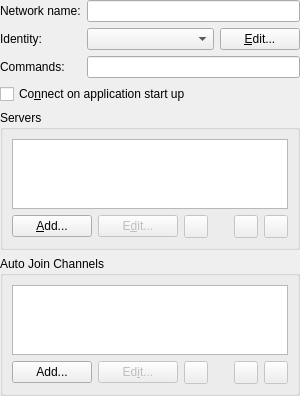
<?xml version="1.0" encoding="UTF-8"?>
<ui version="4.0">
 <class>ServerGroupDialogUI</class>
 <widget class="QWidget" name="ServerGroupDialogUI">
  <property name="geometry">
   <rect>
    <x>0</x>
    <y>0</y>
    <width>300</width>
    <height>390</height>
   </rect>
  </property>
  <layout class="QGridLayout" name="gridLayout_3">
   <property name="margin">
    <number>0</number>
   </property>
   <item row="0" column="0">
    <widget class="QLabel" name="m_networkLabel">
     <property name="sizePolicy">
      <sizepolicy hsizetype="Maximum" vsizetype="Preferred">
       <horstretch>0</horstretch>
       <verstretch>0</verstretch>
      </sizepolicy>
     </property>
     <property name="text">
      <string>Network name:</string>
     </property>
     <property name="wordWrap">
      <bool>false</bool>
     </property>
     <property name="buddy">
      <cstring>m_nameEdit</cstring>
     </property>
    </widget>
   </item>
   <item row="2" column="0">
    <widget class="QLabel" name="m_identityLabel">
     <property name="sizePolicy">
      <sizepolicy hsizetype="Maximum" vsizetype="Preferred">
       <horstretch>0</horstretch>
       <verstretch>0</verstretch>
      </sizepolicy>
     </property>
     <property name="text">
      <string>Identity:</string>
     </property>
     <property name="wordWrap">
      <bool>false</bool>
     </property>
     <property name="buddy">
      <cstring>m_identityCBox</cstring>
     </property>
    </widget>
   </item>
   <item row="2" column="1">
    <widget class="KComboBox" name="m_identityCBox">
     <property name="sizePolicy">
      <sizepolicy hsizetype="Minimum" vsizetype="Fixed">
       <horstretch>2</horstretch>
       <verstretch>0</verstretch>
      </sizepolicy>
     </property>
     <property name="whatsThis">
      <string>Choose an existing Identity or click the Edit button to add a new Identity or edit an existing one. The Identity will identify you and determine your nickname when you connect to the network.</string>
     </property>
    </widget>
   </item>
   <item row="2" column="2">
    <widget class="KPushButton" name="m_editIdentityButton">
     <property name="sizePolicy">
      <sizepolicy hsizetype="Minimum" vsizetype="Minimum">
       <horstretch>0</horstretch>
       <verstretch>0</verstretch>
      </sizepolicy>
     </property>
     <property name="text">
      <string>&amp;Edit...</string>
     </property>
    </widget>
   </item>
   <item row="3" column="0">
    <widget class="QLabel" name="m_commandsLabel">
     <property name="sizePolicy">
      <sizepolicy hsizetype="Maximum" vsizetype="Preferred">
       <horstretch>0</horstretch>
       <verstretch>0</verstretch>
      </sizepolicy>
     </property>
     <property name="text">
      <string>Commands:</string>
     </property>
     <property name="wordWrap">
      <bool>false</bool>
     </property>
     <property name="buddy">
      <cstring>m_commandEdit</cstring>
     </property>
    </widget>
   </item>
   <item row="3" column="1" colspan="2">
    <widget class="KLineEdit" name="m_commandEdit">
     <property name="whatsThis">
      <string>&lt;qt&gt;Optional. This command will be sent to the server after connecting. Example: &lt;b&gt;/msg NickServ IDENTIFY &lt;i&gt;konvirocks&lt;/i&gt;&lt;/b&gt;. This example is for the freenode network, which requires users to register their nickname with a password and login when connecting. &lt;i&gt;konvirocks&lt;/i&gt; is the password for the nickname given in Identity. You may enter more than one command by separating them with semicolons.&lt;/qt&gt;</string>
     </property>
    </widget>
   </item>
   <item row="4" column="0" colspan="3">
    <widget class="QCheckBox" name="m_autoConnectCBox">
     <property name="whatsThis">
      <string>Check here if you want Konversation to automatically connect to this network whenever you open Konversation.</string>
     </property>
     <property name="text">
      <string>Co&amp;nnect on application start up</string>
     </property>
    </widget>
   </item>
   <item row="5" column="0" colspan="3">
    <widget class="QGroupBox" name="groupBox">
     <property name="title">
      <string>Servers</string>
     </property>
     <property name="flat">
      <bool>true</bool>
     </property>
     <layout class="QGridLayout" name="gridLayout">
      <item row="0" column="0" colspan="6">
       <widget class="KListWidget" name="m_serverLBox">
        <property name="whatsThis">
         <string>This is a list of IRC Servers in the network. When connecting to the network, Konversation will attempt to connect to the top server first. If this fails, it will attempt the second server. If this fails, it will attempt the third, and so on. At least one server must be specified. Click a server to highlight it.</string>
        </property>
       </widget>
      </item>
      <item row="1" column="0">
       <widget class="KPushButton" name="m_addServerButton">
        <property name="text">
         <string>&amp;Add...</string>
        </property>
       </widget>
      </item>
      <item row="1" column="1">
       <widget class="KPushButton" name="m_changeServerButton">
        <property name="enabled">
         <bool>false</bool>
        </property>
        <property name="text">
         <string>E&amp;dit...</string>
        </property>
       </widget>
      </item>
      <item row="1" column="2">
       <widget class="QToolButton" name="m_removeServerButton">
        <property name="enabled">
         <bool>false</bool>
        </property>
        <property name="toolTip">
         <string>Delete</string>
        </property>
        <property name="text">
         <string/>
        </property>
       </widget>
      </item>
      <item row="1" column="3">
       <spacer name="serverSpacer">
        <property name="orientation">
         <enum>Qt::Horizontal</enum>
        </property>
        <property name="sizeType">
         <enum>QSizePolicy::Expanding</enum>
        </property>
        <property name="sizeHint" stdset="0">
         <size>
          <width>228</width>
          <height>20</height>
         </size>
        </property>
       </spacer>
      </item>
      <item row="1" column="4">
       <widget class="QToolButton" name="m_upServerBtn">
        <property name="enabled">
         <bool>false</bool>
        </property>
        <property name="text">
         <string/>
        </property>
        <property name="autoRepeat">
         <bool>true</bool>
        </property>
       </widget>
      </item>
      <item row="1" column="5">
       <widget class="QToolButton" name="m_downServerBtn">
        <property name="enabled">
         <bool>false</bool>
        </property>
        <property name="text">
         <string/>
        </property>
        <property name="autoRepeat">
         <bool>true</bool>
        </property>
       </widget>
      </item>
     </layout>
    </widget>
   </item>
   <item row="6" column="0" colspan="3">
    <widget class="QGroupBox" name="groupBox_2">
     <property name="title">
      <string>Auto Join Channels</string>
     </property>
     <property name="flat">
      <bool>true</bool>
     </property>
     <layout class="QGridLayout" name="gridLayout_2">
      <item row="0" column="0" colspan="6">
       <widget class="KListWidget" name="m_channelLBox">
        <property name="whatsThis">
         <string>Optional. This is a list of the channels that will be automatically joined once Konversation has connected to a server. You may leave this blank if you wish to not automatically join any channels.</string>
        </property>
       </widget>
      </item>
      <item row="1" column="0">
       <widget class="KPushButton" name="m_addChannelButton">
        <property name="text">
         <string>Add...</string>
        </property>
       </widget>
      </item>
      <item row="1" column="1">
       <widget class="KPushButton" name="m_changeChannelButton">
        <property name="enabled">
         <bool>false</bool>
        </property>
        <property name="text">
         <string>Ed&amp;it...</string>
        </property>
       </widget>
      </item>
      <item row="1" column="2">
       <widget class="QToolButton" name="m_removeChannelButton">
        <property name="enabled">
         <bool>false</bool>
        </property>
        <property name="toolTip">
         <string>Delete</string>
        </property>
        <property name="text">
         <string/>
        </property>
       </widget>
      </item>
      <item row="1" column="3">
       <spacer name="channelSpacer">
        <property name="orientation">
         <enum>Qt::Horizontal</enum>
        </property>
        <property name="sizeType">
         <enum>QSizePolicy::Expanding</enum>
        </property>
        <property name="sizeHint" stdset="0">
         <size>
          <width>255</width>
          <height>20</height>
         </size>
        </property>
       </spacer>
      </item>
      <item row="1" column="4">
       <widget class="QToolButton" name="m_upChannelBtn">
        <property name="enabled">
         <bool>false</bool>
        </property>
        <property name="text">
         <string/>
        </property>
        <property name="autoRepeat">
         <bool>true</bool>
        </property>
       </widget>
      </item>
      <item row="1" column="5">
       <widget class="QToolButton" name="m_downChannelBtn">
        <property name="enabled">
         <bool>false</bool>
        </property>
        <property name="text">
         <string/>
        </property>
        <property name="autoRepeat">
         <bool>true</bool>
        </property>
       </widget>
      </item>
     </layout>
    </widget>
   </item>
   <item row="0" column="1" colspan="2">
    <widget class="KLineEdit" name="m_nameEdit">
     <property name="whatsThis">
      <string>Enter the name of the Network here. You may create as many entries in the Server List screen with the same Network as you like.</string>
     </property>
    </widget>
   </item>
  </layout>
 </widget>
 <layoutfunction spacing="KDialog::spacingHint" margin="KDialog::marginHint"/>
 <customwidgets>
  <customwidget>
   <class>KListWidget</class>
   <extends>QListWidget</extends>
   <header>klistwidget.h</header>
  </customwidget>
  <customwidget>
   <class>KPushButton</class>
   <extends>QPushButton</extends>
   <header>kpushbutton.h</header>
  </customwidget>
  <customwidget>
   <class>KLineEdit</class>
   <extends>QLineEdit</extends>
   <header>klineedit.h</header>
  </customwidget>
  <customwidget>
   <class>KComboBox</class>
   <extends>QComboBox</extends>
   <header>kcombobox.h</header>
  </customwidget>
 </customwidgets>
 <resources/>
 <connections/>
</ui>
